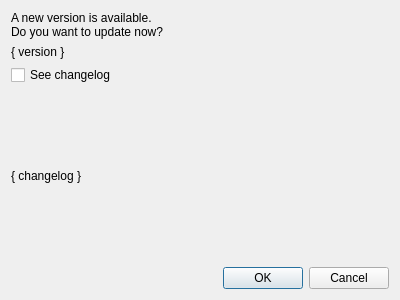
<?xml version="1.0" encoding="UTF-8"?>
<ui version="4.0">
 <class>UpdateWindow</class>
 <widget class="QDialog" name="UpdateWindow">
  <property name="geometry">
   <rect>
    <x>0</x>
    <y>0</y>
    <width>400</width>
    <height>300</height>
   </rect>
  </property>
  <property name="windowTitle">
   <string>Dialog</string>
  </property>
  <layout class="QVBoxLayout" name="verticalLayout" stretch="0,0,0,1,0">
   <item>
    <widget class="QLabel" name="labelUpdateAvailable">
     <property name="text">
      <string>A new version is available.&lt;br/&gt;Do you want to update now?</string>
     </property>
    </widget>
   </item>
   <item>
    <widget class="QLabel" name="labelVersion">
     <property name="text">
      <string notr="true">{ version }</string>
     </property>
    </widget>
   </item>
   <item>
    <widget class="QCheckBox" name="checkShowChangelog">
     <property name="text">
      <string>See changelog</string>
     </property>
    </widget>
   </item>
   <item>
    <widget class="QLabel" name="labelChangelog">
     <property name="text">
      <string notr="true">{ changelog }</string>
     </property>
    </widget>
   </item>
   <item>
    <widget class="QDialogButtonBox" name="buttonBox">
     <property name="orientation">
      <enum>Qt::Horizontal</enum>
     </property>
     <property name="standardButtons">
      <set>QDialogButtonBox::Cancel|QDialogButtonBox::Ok</set>
     </property>
    </widget>
   </item>
  </layout>
 </widget>
 <resources/>
 <connections>
  <connection>
   <sender>buttonBox</sender>
   <signal>accepted()</signal>
   <receiver>UpdateWindow</receiver>
   <slot>accept()</slot>
   <hints>
    <hint type="sourcelabel">
     <x>227</x>
     <y>282</y>
    </hint>
    <hint type="destinationlabel">
     <x>157</x>
     <y>274</y>
    </hint>
   </hints>
  </connection>
  <connection>
   <sender>buttonBox</sender>
   <signal>rejected()</signal>
   <receiver>UpdateWindow</receiver>
   <slot>reject()</slot>
   <hints>
    <hint type="sourcelabel">
     <x>295</x>
     <y>288</y>
    </hint>
    <hint type="destinationlabel">
     <x>286</x>
     <y>274</y>
    </hint>
   </hints>
  </connection>
  <connection>
   <sender>checkShowChangelog</sender>
   <signal>toggled(bool)</signal>
   <receiver>labelChangelog</receiver>
   <slot>setVisible(bool)</slot>
   <hints>
    <hint type="sourcelabel">
     <x>56</x>
     <y>65</y>
    </hint>
    <hint type="destinationlabel">
     <x>72</x>
     <y>153</y>
    </hint>
   </hints>
  </connection>
 </connections>
</ui>
